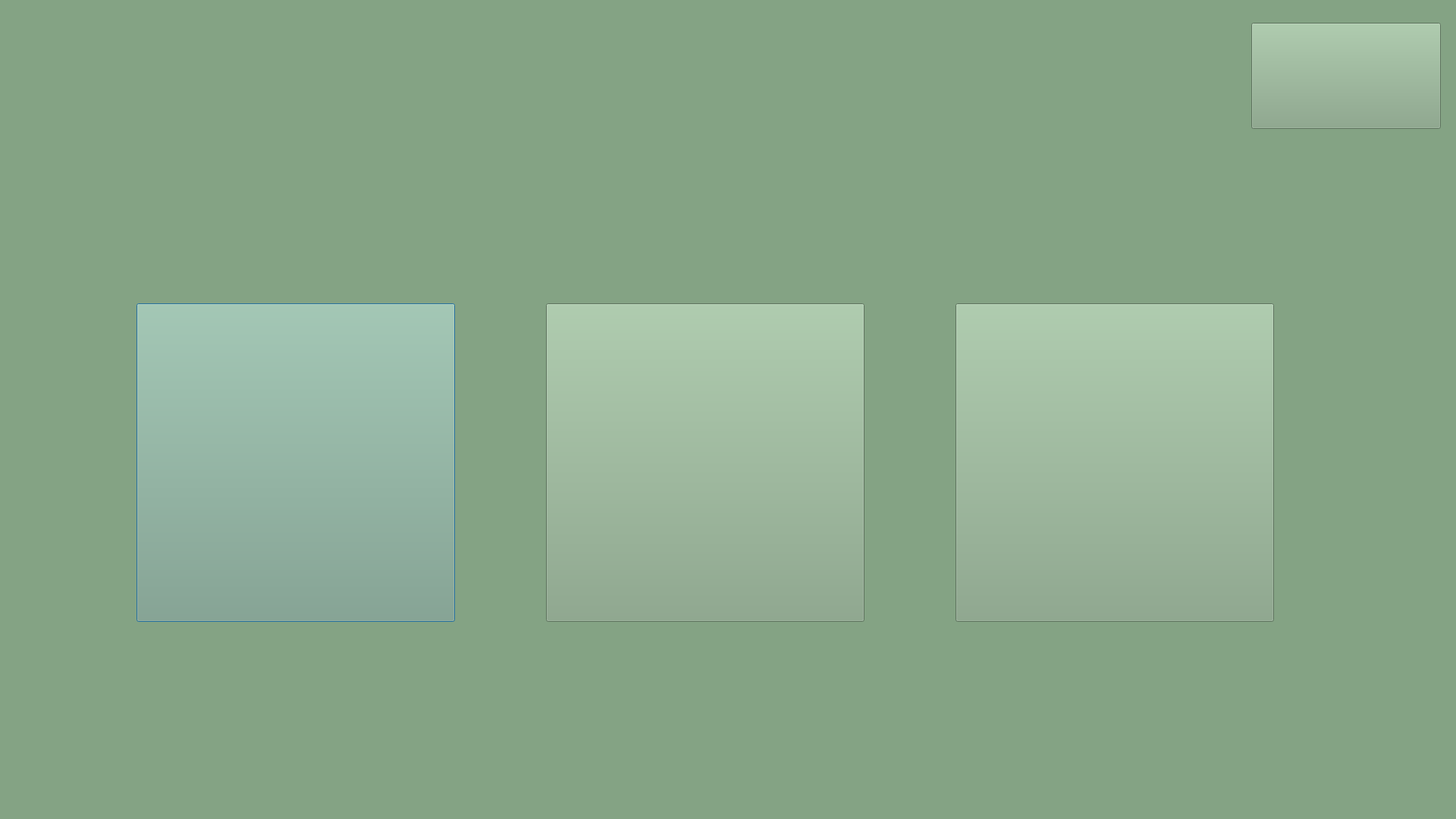
<?xml version="1.0" encoding="UTF-8"?>
<ui version="4.0">
 <class>UI_drop</class>
 <widget class="QDialog" name="UI_drop">
  <property name="geometry">
   <rect>
    <x>0</x>
    <y>0</y>
    <width>1920</width>
    <height>1080</height>
   </rect>
  </property>
  <property name="windowTitle">
   <string>Dialog</string>
  </property>
  <property name="styleSheet">
   <string notr="true">background-color: rgb(132, 163, 132);</string>
  </property>
  <widget class="QPushButton" name="step1_Button">
   <property name="geometry">
    <rect>
     <x>180</x>
     <y>400</y>
     <width>420</width>
     <height>420</height>
    </rect>
   </property>
   <property name="styleSheet">
    <string notr="true">border-image: url(:/assets/drop_step1.png);</string>
   </property>
   <property name="text">
    <string/>
   </property>
  </widget>
  <widget class="QPushButton" name="step2_Button">
   <property name="geometry">
    <rect>
     <x>720</x>
     <y>400</y>
     <width>420</width>
     <height>420</height>
    </rect>
   </property>
   <property name="styleSheet">
    <string notr="true">border-image: url(:/assets/drop_step2.png);</string>
   </property>
   <property name="text">
    <string/>
   </property>
  </widget>
  <widget class="QPushButton" name="step3_Button">
   <property name="geometry">
    <rect>
     <x>1260</x>
     <y>400</y>
     <width>420</width>
     <height>420</height>
    </rect>
   </property>
   <property name="styleSheet">
    <string notr="true">border-image: url(:/assets/drop_step3.png);</string>
   </property>
   <property name="text">
    <string/>
   </property>
  </widget>
  <widget class="QPushButton" name="backButton">
   <property name="geometry">
    <rect>
     <x>1650</x>
     <y>30</y>
     <width>250</width>
     <height>140</height>
    </rect>
   </property>
   <property name="styleSheet">
    <string notr="true">border-image: url(:/assets/back_button.png);</string>
   </property>
   <property name="text">
    <string/>
   </property>
  </widget>
 </widget>
 <resources>
  <include location="picture.qrc"/>
 </resources>
 <connections/>
</ui>
